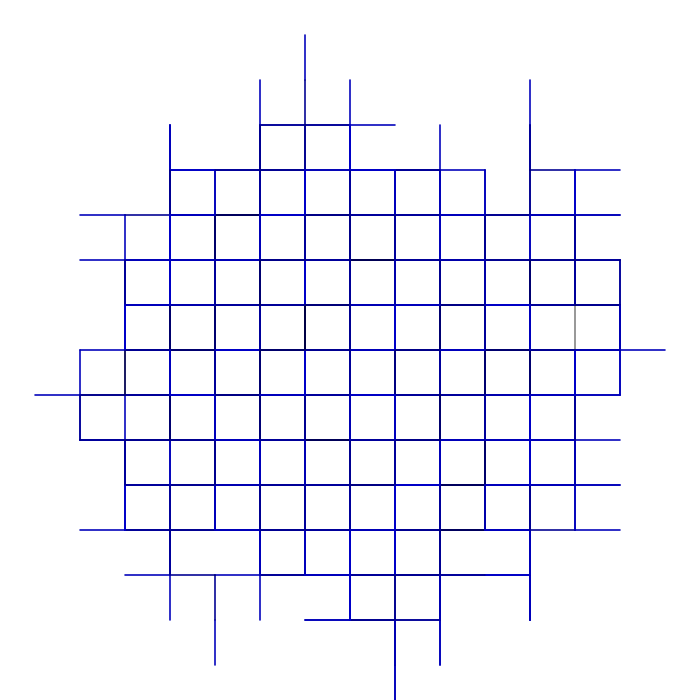
Frame 1 (no input)
Frame 60 (no input): identical to frame 1, image omitted
Frame 120 (the mouse pressed at the canvas centre since frame 60): identical to frame 1, image omitted

The p5.js sketch that drew this single still picture (run headless with seeded random() and noise() and a simulated clock; from frame 60 on, the mouse is pressed at the canvas centre):

// p5.js sketch
// ── sketch.js
//let bigRule = "FF[+FF]-FF";
let premis = "A";
let rules = {
  //B: "A[+AB]",
  A: "[A-A]--A++AB-A---AB++A[B-B]",
};
let bigRule;

// start :F[+F!][-F!]BF*A
// end : F[+F!][-F!]F*AF*F[+F!][-F!]B

let lenght = 300;
let lang = 250;
let angle = 90;

function setup() {
  createCanvas(700, 700);
  angleMode(DEGREES);
  bigRule = resolveRules(premis, rules, 3);
  print(bigRule);
  groteA = random(30, 100);
  groteB = random(100, 200);
}

function draw() {
  background(255);
  translate(350, 350);
  rotate(-90);
  scale(0.15);

  drawShape(bigRule);
  //angle += 0.1;
  //lenght += 0.2;
}

function resolveRules(startRule, rules, depth) {
  let endRule = "";
  for (let c of startRule) {
    if (c in rules) {
      endRule += rules[c];
    } else {
      endRule += c;
    }
  }
  if (depth >= 1) {
    endRule = resolveRules(endRule, rules, depth - 1);
  }
  return endRule;
}

function drawShape(rule) {
  for (c of rule) {
    if (c === "A") {
      //stroke(200, 0, 0);
      strokeWeight(10);
      stroke(0, 0, 200);
      line(0, 0, lenght, 0);
      translate(lenght, 0);
    } else if (c === "+") {
      rotate(angle);
    } else if (c === "-") {
      rotate(-angle);
    } else if (c === "B") {
      strokeWeight(3);
      stroke(0, 0, 0);
      line(0, 0, lenght, 0);
      translate(lenght, 0);
    }
  }
}
